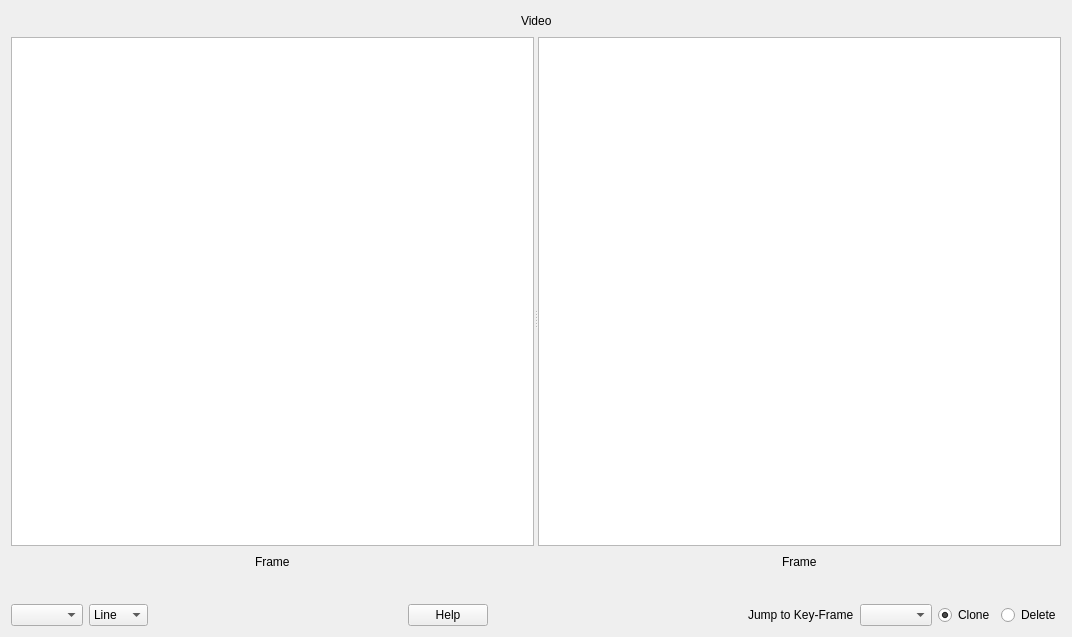
<?xml version="1.0" encoding="UTF-8"?>
<ui version="4.0">
 <class>MarkUpWidget</class>
 <widget class="QWidget" name="MarkUpWidget">
  <property name="geometry">
   <rect>
    <x>0</x>
    <y>0</y>
    <width>1072</width>
    <height>637</height>
   </rect>
  </property>
  <property name="windowTitle">
   <string>Mark-Up</string>
  </property>
  <layout class="QVBoxLayout" name="verticalLayout_3" stretch="0,1,0">
   <item>
    <layout class="QHBoxLayout" name="horizontalLayout_2">
     <item>
      <spacer name="horizontalSpacer_9">
       <property name="orientation">
        <enum>Qt::Horizontal</enum>
       </property>
       <property name="sizeHint" stdset="0">
        <size>
         <width>40</width>
         <height>20</height>
        </size>
       </property>
      </spacer>
     </item>
     <item>
      <widget class="QLabel" name="_videoNameLabel">
       <property name="text">
        <string>Video</string>
       </property>
      </widget>
     </item>
     <item>
      <spacer name="horizontalSpacer_10">
       <property name="orientation">
        <enum>Qt::Horizontal</enum>
       </property>
       <property name="sizeHint" stdset="0">
        <size>
         <width>40</width>
         <height>20</height>
        </size>
       </property>
      </spacer>
     </item>
    </layout>
   </item>
   <item>
    <widget class="QSplitter" name="splitter">
     <property name="orientation">
      <enum>Qt::Horizontal</enum>
     </property>
     <widget class="QWidget" name="layoutWidget">
      <layout class="QVBoxLayout" name="verticalLayout" stretch="1,0,0">
       <item>
        <widget class="MarkUpView" name="_entryView"/>
       </item>
       <item>
        <layout class="QHBoxLayout" name="horizontalLayout_6">
         <item>
          <spacer name="horizontalSpacer_11">
           <property name="orientation">
            <enum>Qt::Horizontal</enum>
           </property>
           <property name="sizeHint" stdset="0">
            <size>
             <width>40</width>
             <height>20</height>
            </size>
           </property>
          </spacer>
         </item>
         <item>
          <widget class="QLabel" name="_frameLabel">
           <property name="text">
            <string>Frame</string>
           </property>
          </widget>
         </item>
         <item>
          <spacer name="horizontalSpacer_12">
           <property name="orientation">
            <enum>Qt::Horizontal</enum>
           </property>
           <property name="sizeHint" stdset="0">
            <size>
             <width>40</width>
             <height>20</height>
            </size>
           </property>
          </spacer>
         </item>
        </layout>
       </item>
       <item>
        <layout class="QHBoxLayout" name="horizontalLayout_4">
         <item>
          <spacer name="horizontalSpacer_5">
           <property name="orientation">
            <enum>Qt::Horizontal</enum>
           </property>
           <property name="sizeHint" stdset="0">
            <size>
             <width>40</width>
             <height>20</height>
            </size>
           </property>
          </spacer>
         </item>
         <item>
          <widget class="CGTVideoControls" name="_entryControls" native="true"/>
         </item>
         <item>
          <spacer name="horizontalSpacer_6">
           <property name="orientation">
            <enum>Qt::Horizontal</enum>
           </property>
           <property name="sizeHint" stdset="0">
            <size>
             <width>40</width>
             <height>20</height>
            </size>
           </property>
          </spacer>
         </item>
        </layout>
       </item>
      </layout>
     </widget>
     <widget class="QWidget" name="layoutWidget">
      <layout class="QVBoxLayout" name="verticalLayout_2" stretch="1,0,0">
       <item>
        <widget class="MarkUpView" name="_cloneView"/>
       </item>
       <item>
        <layout class="QHBoxLayout" name="horizontalLayout_7">
         <item>
          <spacer name="horizontalSpacer_13">
           <property name="orientation">
            <enum>Qt::Horizontal</enum>
           </property>
           <property name="sizeHint" stdset="0">
            <size>
             <width>40</width>
             <height>20</height>
            </size>
           </property>
          </spacer>
         </item>
         <item>
          <widget class="QLabel" name="_frameLabel_2">
           <property name="text">
            <string>Frame</string>
           </property>
          </widget>
         </item>
         <item>
          <spacer name="horizontalSpacer_14">
           <property name="orientation">
            <enum>Qt::Horizontal</enum>
           </property>
           <property name="sizeHint" stdset="0">
            <size>
             <width>40</width>
             <height>20</height>
            </size>
           </property>
          </spacer>
         </item>
        </layout>
       </item>
       <item>
        <layout class="QHBoxLayout" name="horizontalLayout_5">
         <item>
          <spacer name="horizontalSpacer_7">
           <property name="orientation">
            <enum>Qt::Horizontal</enum>
           </property>
           <property name="sizeHint" stdset="0">
            <size>
             <width>40</width>
             <height>20</height>
            </size>
           </property>
          </spacer>
         </item>
         <item>
          <widget class="CGTVideoControls" name="_cloneControls" native="true"/>
         </item>
         <item>
          <spacer name="horizontalSpacer_8">
           <property name="orientation">
            <enum>Qt::Horizontal</enum>
           </property>
           <property name="sizeHint" stdset="0">
            <size>
             <width>40</width>
             <height>20</height>
            </size>
           </property>
          </spacer>
         </item>
        </layout>
       </item>
      </layout>
     </widget>
    </widget>
   </item>
   <item>
    <layout class="QHBoxLayout" name="horizontalLayout">
     <item>
      <widget class="QComboBox" name="_regionsBox"/>
     </item>
     <item>
      <widget class="QComboBox" name="_entryComboBox">
       <item>
        <property name="text">
         <string>Line</string>
        </property>
       </item>
       <item>
        <property name="text">
         <string>Point</string>
        </property>
       </item>
      </widget>
     </item>
     <item>
      <spacer name="horizontalSpacer">
       <property name="orientation">
        <enum>Qt::Horizontal</enum>
       </property>
       <property name="sizeHint" stdset="0">
        <size>
         <width>40</width>
         <height>20</height>
        </size>
       </property>
      </spacer>
     </item>
     <item>
      <widget class="QPushButton" name="_helpButton">
       <property name="text">
        <string>Help</string>
       </property>
      </widget>
     </item>
     <item>
      <spacer name="horizontalSpacer_2">
       <property name="orientation">
        <enum>Qt::Horizontal</enum>
       </property>
       <property name="sizeHint" stdset="0">
        <size>
         <width>40</width>
         <height>20</height>
        </size>
       </property>
      </spacer>
     </item>
     <item>
      <widget class="QLabel" name="label">
       <property name="text">
        <string>Jump to Key-Frame</string>
       </property>
      </widget>
     </item>
     <item>
      <layout class="QHBoxLayout" name="horizontalLayout_3">
       <item>
        <widget class="QComboBox" name="_keyFrameBox"/>
       </item>
       <item>
        <widget class="QRadioButton" name="_cloneButton">
         <property name="text">
          <string>Clone</string>
         </property>
         <property name="checked">
          <bool>true</bool>
         </property>
         <attribute name="buttonGroup">
          <string notr="true">_cloneButtonGroup</string>
         </attribute>
        </widget>
       </item>
       <item>
        <widget class="QRadioButton" name="_deleteCloneButton">
         <property name="text">
          <string>Delete</string>
         </property>
         <attribute name="buttonGroup">
          <string notr="true">_cloneButtonGroup</string>
         </attribute>
        </widget>
       </item>
      </layout>
     </item>
    </layout>
   </item>
  </layout>
 </widget>
 <customwidgets>
  <customwidget>
   <class>CGTVideoControls</class>
   <extends>QWidget</extends>
   <header>cgt.gui.cgtvideocontrols</header>
   <container>1</container>
  </customwidget>
  <customwidget>
   <class>MarkUpView</class>
   <extends>QGraphicsView</extends>
   <header>cgt.gui.markupview</header>
  </customwidget>
 </customwidgets>
 <resources/>
 <connections>
  <connection>
   <sender>_entryComboBox</sender>
   <signal>currentIndexChanged(int)</signal>
   <receiver>MarkUpWidget</receiver>
   <slot>entry_view_set_marker_type(int)</slot>
   <hints>
    <hint type="sourcelabel">
     <x>231</x>
     <y>323</y>
    </hint>
    <hint type="destinationlabel">
     <x>535</x>
     <y>318</y>
    </hint>
   </hints>
  </connection>
  <connection>
   <sender>_cloneButtonGroup</sender>
   <signal>buttonClicked(QAbstractButton*)</signal>
   <receiver>MarkUpWidget</receiver>
   <slot>clone_view_set_state(QAbstractButton)</slot>
   <hints>
    <hint type="sourcelabel">
     <x>-1</x>
     <y>-1</y>
    </hint>
    <hint type="destinationlabel">
     <x>535</x>
     <y>318</y>
    </hint>
   </hints>
  </connection>
  <connection>
   <sender>_regionsBox</sender>
   <signal>currentIndexChanged(int)</signal>
   <receiver>MarkUpWidget</receiver>
   <slot>region_changed()</slot>
   <hints>
    <hint type="sourcelabel">
     <x>132</x>
     <y>605</y>
    </hint>
    <hint type="destinationlabel">
     <x>535</x>
     <y>318</y>
    </hint>
   </hints>
  </connection>
  <connection>
   <sender>_keyFrameBox</sender>
   <signal>currentIndexChanged(int)</signal>
   <receiver>MarkUpWidget</receiver>
   <slot>jump_to_key_frame(int)</slot>
   <hints>
    <hint type="sourcelabel">
     <x>769</x>
     <y>609</y>
    </hint>
    <hint type="destinationlabel">
     <x>535</x>
     <y>318</y>
    </hint>
   </hints>
  </connection>
  <connection>
   <sender>_helpButton</sender>
   <signal>clicked()</signal>
   <receiver>MarkUpWidget</receiver>
   <slot>display_help()</slot>
   <hints>
    <hint type="sourcelabel">
     <x>417</x>
     <y>605</y>
    </hint>
    <hint type="destinationlabel">
     <x>535</x>
     <y>318</y>
    </hint>
   </hints>
  </connection>
 </connections>
 <buttongroups>
  <buttongroup name="_cloneButtonGroup"/>
 </buttongroups>
</ui>
